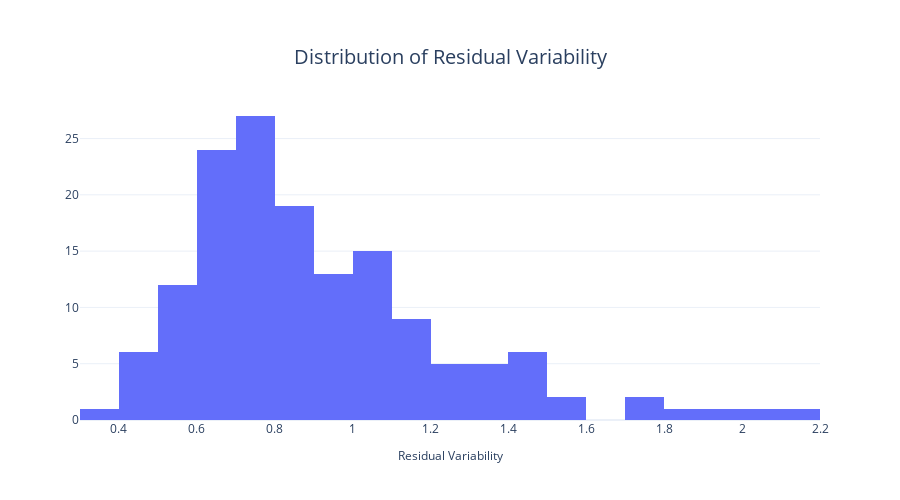

The notebook cell this image was saved under:
### Code cell
fig = px.histogram(x=block_df["residual_variability"], title="Distribution of Residual Variability")
fig = format_plot(fig, xlabel="Residual Variability", ylabel="")
# fig.write_image("imgs/chapter_4/rv.png")
fig.show()

### Figure 1 — Plotly figure (JSON) as saved in the notebook; plotly's stock layout.template omitted (floating-point values rounded to 4 significant figures; data arrays with more than 128 entries replaced by an {"elided": "..."} marker saying what was removed)
{"data": [{"bingroup": "x", "hovertemplate": "x=%{x}<br>count=%{y}<extra></extra>", "legendgroup": "", "marker": {"color": "#636efa", "pattern": {"shape": ""}}, "name": "", "orientation": "v", "showlegend": false, "type": "histogram", "x": {"elided": "150 float values"}, "xaxis": "x", "yaxis": "y"}], "layout": {"autosize": false, "barmode": "relative", "height": 500, "legend": {"title": {}, "tracegroupgap": 0}, "title": {"font": {"size": 20}, "text": "Distribution of Residual Variability", "x": 0.5, "xanchor": "center", "yanchor": "top"}, "width": 900, "xaxis": {"anchor": "y", "domain": [0, 1], "title": {"font": {"size": 12}, "text": "Residual Variability"}}, "yaxis": {"anchor": "x", "domain": [0, 1], "title": {"font": {"size": 12}, "text": ""}}}}
